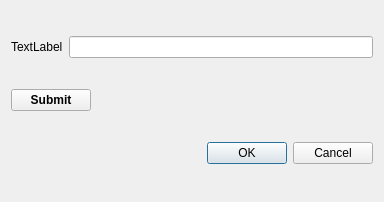
<?xml version="1.0" encoding="UTF-8"?>
<ui version="4.0">
 <class>MasterPassword</class>
 <widget class="QDialog" name="MasterPassword">
  <property name="geometry">
   <rect>
    <x>0</x>
    <y>0</y>
    <width>384</width>
    <height>202</height>
   </rect>
  </property>
  <property name="sizePolicy">
   <sizepolicy hsizetype="Preferred" vsizetype="Preferred">
    <horstretch>0</horstretch>
    <verstretch>0</verstretch>
   </sizepolicy>
  </property>
  <property name="windowTitle">
   <string>Dialog</string>
  </property>
  <layout class="QVBoxLayout" name="verticalLayout">
   <item>
    <layout class="QHBoxLayout" name="horizontalLayout">
     <property name="sizeConstraint">
      <enum>QLayout::SizeConstraint::SetDefaultConstraint</enum>
     </property>
     <item>
      <widget class="QLabel" name="label">
       <property name="sizePolicy">
        <sizepolicy hsizetype="Maximum" vsizetype="Fixed">
         <horstretch>0</horstretch>
         <verstretch>0</verstretch>
        </sizepolicy>
       </property>
       <property name="text">
        <string>TextLabel</string>
       </property>
      </widget>
     </item>
     <item>
      <widget class="QLineEdit" name="passkeyInput"/>
     </item>
    </layout>
   </item>
   <item>
    <widget class="QPushButton" name="Submit">
     <property name="sizePolicy">
      <sizepolicy hsizetype="Maximum" vsizetype="Fixed">
       <horstretch>0</horstretch>
       <verstretch>0</verstretch>
      </sizepolicy>
     </property>
     <property name="font">
      <font>
       <bold>true</bold>
      </font>
     </property>
     <property name="text">
      <string>Submit</string>
     </property>
    </widget>
   </item>
   <item>
    <widget class="QDialogButtonBox" name="buttonBox">
     <property name="orientation">
      <enum>Qt::Orientation::Horizontal</enum>
     </property>
     <property name="standardButtons">
      <set>QDialogButtonBox::StandardButton::Cancel|QDialogButtonBox::StandardButton::Ok</set>
     </property>
    </widget>
   </item>
  </layout>
 </widget>
 <resources/>
 <connections>
  <connection>
   <sender>buttonBox</sender>
   <signal>accepted()</signal>
   <receiver>MasterPassword</receiver>
   <slot>accept()</slot>
   <hints>
    <hint type="sourcelabel">
     <x>248</x>
     <y>254</y>
    </hint>
    <hint type="destinationlabel">
     <x>157</x>
     <y>274</y>
    </hint>
   </hints>
  </connection>
  <connection>
   <sender>buttonBox</sender>
   <signal>rejected()</signal>
   <receiver>MasterPassword</receiver>
   <slot>reject()</slot>
   <hints>
    <hint type="sourcelabel">
     <x>316</x>
     <y>260</y>
    </hint>
    <hint type="destinationlabel">
     <x>286</x>
     <y>274</y>
    </hint>
   </hints>
  </connection>
 </connections>
</ui>
